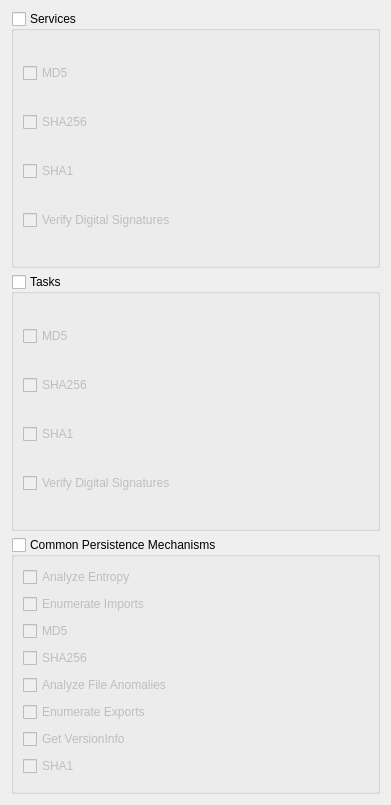
           <widget class="QWidget" name="scrollAreaWidgetContents_3">
            <property name="geometry">
             <rect>
              <x>0</x>
              <y>0</y>
              <width>391</width>
              <height>805</height>
             </rect>
            </property>
            <layout class="QGridLayout" name="gridLayout_14">
             <item row="0" column="0">
              <widget class="QGroupBox" name="other_Services_group">
               <property name="title">
                <string>Services</string>
               </property>
               <property name="flat">
                <bool>true</bool>
               </property>
               <property name="checkable">
                <bool>true</bool>
               </property>
               <property name="checked">
                <bool>false</bool>
               </property>
               <layout class="QGridLayout" name="gridLayout_12">
                <item row="0" column="0">
                 <widget class="QCheckBox" name="checkBox_73">
                  <property name="text">
                   <string>MD5</string>
                  </property>
                 </widget>
                </item>
                <item row="1" column="0">
                 <widget class="QCheckBox" name="checkBox_75">
                  <property name="text">
                   <string>SHA256</string>
                  </property>
                 </widget>
                </item>
                <item row="2" column="0">
                 <widget class="QCheckBox" name="checkBox_76">
                  <property name="text">
                   <string>SHA1</string>
                  </property>
                 </widget>
                </item>
                <item row="6" column="0">
                 <widget class="QCheckBox" name="checkBox_74">
                  <property name="text">
                   <string>Verify Digital Signatures</string>
                  </property>
                 </widget>
                </item>
               </layout>
              </widget>
             </item>
             <item row="2" column="0">
              <widget class="QGroupBox" name="other_Tasks_group">
               <property name="title">
                <string>Tasks</string>
               </property>
               <property name="flat">
                <bool>true</bool>
               </property>
               <property name="checkable">
                <bool>true</bool>
               </property>
               <property name="checked">
                <bool>false</bool>
               </property>
               <layout class="QGridLayout" name="gridLayout_13">
                <item row="0" column="0">
                 <widget class="QCheckBox" name="checkBox_78">
                  <property name="text">
                   <string>MD5</string>
                  </property>
                 </widget>
                </item>
                <item row="1" column="0">
                 <widget class="QCheckBox" name="checkBox_79">
                  <property name="text">
                   <string>SHA256</string>
                  </property>
                 </widget>
                </item>
                <item row="2" column="0">
                 <widget class="QCheckBox" name="checkBox_77">
                  <property name="text">
                   <string>SHA1</string>
                  </property>
                 </widget>
                </item>
                <item row="3" column="0">
                 <widget class="QCheckBox" name="checkBox_80">
                  <property name="text">
                   <string>Verify Digital Signatures</string>
                  </property>
                 </widget>
                </item>
               </layout>
              </widget>
             </item>
             <item row="3" column="0">
              <widget class="QGroupBox" name="other_CommonPersistenceMechanisms_group">
               <property name="title">
                <string>Common Persistence Mechanisms</string>
               </property>
               <property name="flat">
                <bool>true</bool>
               </property>
               <property name="checkable">
                <bool>true</bool>
               </property>
               <property name="checked">
                <bool>false</bool>
               </property>
               <layout class="QGridLayout" name="gridLayout_15">
                <item row="0" column="0">
                 <widget class="QCheckBox" name="checkBox_82">
                  <property name="text">
                   <string>Analyze Entropy</string>
                  </property>
                 </widget>
                </item>
                <item row="1" column="0">
                 <widget class="QCheckBox" name="checkBox_81">
                  <property name="text">
                   <string>Enumerate Imports</string>
                  </property>
                 </widget>
                </item>
                <item row="2" column="0">
                 <widget class="QCheckBox" name="checkBox_88">
                  <property name="text">
                   <string>MD5</string>
                  </property>
                 </widget>
                </item>
                <item row="3" column="0">
                 <widget class="QCheckBox" name="checkBox_85">
                  <property name="text">
                   <string>SHA256</string>
                  </property>
                 </widget>
                </item>
                <item row="5" column="0">
                 <widget class="QCheckBox" name="checkBox_83">
                  <property name="text">
                   <string>Enumerate Exports</string>
                  </property>
                 </widget>
                </item>
                <item row="4" column="0">
                 <widget class="QCheckBox" name="checkBox_86">
                  <property name="text">
                   <string>Analyze File Anomalies</string>
                  </property>
                 </widget>
                </item>
                <item row="6" column="0">
                 <widget class="QCheckBox" name="checkBox_87">
                  <property name="text">
                   <string>Get VersionInfo</string>
                  </property>
                 </widget>
                </item>
                <item row="7" column="0">
                 <widget class="QCheckBox" name="checkBox_84">
                  <property name="text">
                   <string>SHA1</string>
                  </property>
                 </widget>
                </item>
               </layout>
              </widget>
             </item>
            </layout>
           </widget>
